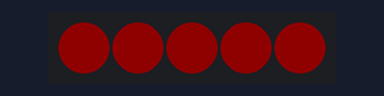
Bench run of a sketch on a simulated Arduino Uno, built with avr-gcc and run on an emulated ATmega328P. Parts: 5 RGB LEDs in strip order, left to right. Dim RGB values are drawn brighter than linear.

Above: at 0.46 s.
At 4.32 s:
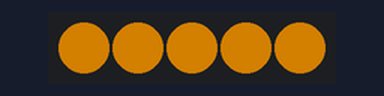
At 5.38 s:
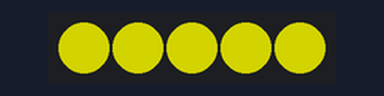
At 11.26 s:
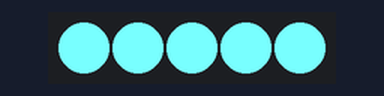
At 17.09 s:
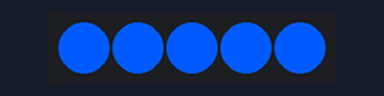
At 33.7 s:
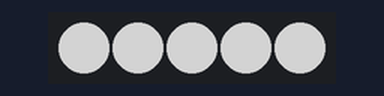
Timing chart, 0 to 40.0 s (numbered marks = the images above):
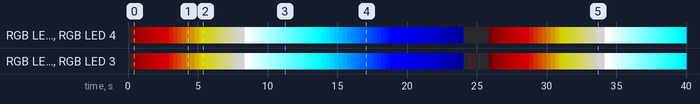

Measured:
- by itself, RGB LED 1, RGB LED 3: off → RGB(15, 0, 0) at 0.31 s, → RGB(30, 0, 0) 0.31 s later, → RGB(45, 0, 0) 0.31 s later, → RGB(60, 0, 0) 0.31 s later, … (131 changes in this stretch)
- by itself, RGB LED 0, RGB LED 2, RGB LED 4: off → RGB(15, 0, 0) at 0.31 s, → RGB(30, 0, 0) 0.31 s later, → RGB(45, 0, 0) 0.31 s later, → RGB(60, 0, 0) 0.31 s later, … (127 changes in this stretch)

The sketch:

NeoPixel.ino
```cpp
#include <Adafruit_NeoPixel.h>
#ifdef __AVR__
  #include <avr/power.h>
#endif

#define PIN 6
#define COUNT 5 // number of pixels in strip

Adafruit_NeoPixel strip = Adafruit_NeoPixel(COUNT, PIN, NEO_GRB + NEO_KHZ800);

// IMPORTANT: To reduce NeoPixel burnout risk, add 1000 uF capacitor across
// pixel power leads, add 300 - 500 Ohm resistor on first pixel's data input
// and minimize distance between Arduino and first pixel.  Avoid connecting
// on a live circuit...if you must, connect GND first.

void setup() {
  strip.begin();
  strip.show(); // Initialize all pixels to 'off'
}

void loop() {
  fadeIn();
  delay(500);
//  colorWipe(strip.Color(255, 0, 0), 50); // Red
//  colorWipe(strip.Color(0, 255, 0), 50); // Green
//  colorWipe(strip.Color(0, 0, 255), 50); // Blue
//  colorWipe(strip.Color(255, 255, 255), 50); // White
  fadeOut();
  delay(500);
  flash();
  delay(100);
  flash();
  delay(500);
  flash();
  delay(100);
  flash();
  delay(500);
//  delay(1000);
//  rainbow(50);
//  delay(500);
//  rainbowCycle(50);
//  delay(500);
}

void flash() {
  uint32_t c = strip.Color(128, 0, 0);
  strip.setPixelColor(1, c);
  strip.setPixelColor(3, c);
  strip.show();
  delay(20);
  c = strip.Color(0, 0, 0);
  strip.setPixelColor(1, c);
  strip.setPixelColor(3, c);
  strip.show();
}

void fadeIn() {
  for (uint16_t i = 0; i < 128; i++) {
    uint32_t c = strip.Color(i, 0, 0);
    for (uint16_t p = 0; p < strip.numPixels(); p++) {
      strip.setPixelColor(p, c);
    }
    strip.show();
    delay(20);
  }
  for (uint16_t i = 0; i < 128; i++) {
    uint32_t c = strip.Color(127, i, 0);
    for (uint16_t p = 0; p < strip.numPixels(); p++) {
      strip.setPixelColor(p, c);
    }
    strip.show();
    delay(20);
  }
  for (uint16_t i = 0; i < 128; i++) {
    uint32_t c = strip.Color(127, 127, i);
    for (uint16_t p = 0; p < strip.numPixels(); p++) {
      strip.setPixelColor(p, c);
    }
    strip.show();
    delay(20);
  }
}

void fadeOut() {
  for (uint16_t i = 0; i < 256; i++) {
    uint32_t c = strip.Color(255 - i, 255, 255);
    for (uint16_t p = 0; p < strip.numPixels(); p++) {
      strip.setPixelColor(p, c);
    }
    strip.show();
    delay(20);
  }
  for (uint16_t i = 0; i < 256; i++) {
    uint32_t c = strip.Color(0, 255 - i, 255);
    for (uint16_t p = 0; p < strip.numPixels(); p++) {
      strip.setPixelColor(p, c);
    }
    strip.show();
    delay(20);
  }
  for (uint16_t i = 0; i < 256; i++) {
    uint32_t c = strip.Color(0, 0, 255 - i);
    for (uint16_t p = 0; p < strip.numPixels(); p++) {
      strip.setPixelColor(p, c);
    }
    strip.show();
    delay(20);
  }
}

// Fill the dots one after the other with a color
void colorWipe(uint32_t c, uint8_t wait) {
  for(uint16_t i = 0; i < strip.numPixels(); i++) {
    strip.setPixelColor(i, c);
    strip.show();
    delay(wait);
  }
}

void rainbow(uint8_t wait) {
  uint16_t i, j;
  for(j = 0; j < 256; j++) {
    for(i = 0; i < strip.numPixels(); i++) {
      strip.setPixelColor(i, wheel((i+j) & 255));
    }
    strip.show();
    delay(wait);
  }
}

// Slightly different, this makes the rainbow equally distributed throughout
void rainbowCycle(uint8_t wait) {
  uint16_t i, j;
  for(j = 0; j < 256 * 3; j++) { // 3 cycles of all colors on wheel
    for(i = 0; i < strip.numPixels(); i++) {
      strip.setPixelColor(i, wheel(((i * 256 / strip.numPixels()) + j) & 255));
    }
    strip.show();
    delay(wait);
  }
}

// Input a value 0 to 255 to get a color value.
// The colours are a transition r - g - b - back to r.
uint32_t wheel(byte hue) {
  hue = 255 - hue;
  if(hue < 85) {
    return strip.Color(255 - hue * 3, 0, hue * 3);
  }
  if(hue < 170) {
    hue -= 85;
    return strip.Color(0, hue * 3, 255 - hue * 3);
  }
  hue -= 170;
  return strip.Color(hue * 3, 255 - hue * 3, 0);
}
```
